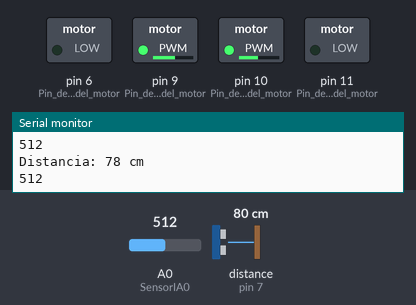
This sketch was run on a simulated Arduino Uno, built with avr-gcc and run on an emulated ATmega328P. On the bench: switched loads named in the sketch (green lamp = pin HIGH), the last lines printed to the serial monitor. Wiring (inferred from the names in the program): ultrasonic range finder: trigger pin 8; echo pin 7. Inputs (shaded band) come from the test bench; at power-on: distance to the obstacle (sensor on pin 7) 80 cm, A0 (SensorIA0) = 512. The echo pulse lasts 58.3 µs per cm; pins used as bus, display or sensor lines are not drawn.

Above: at 6.2 s.
6.3 s: distance to the obstacle (sensor on pin 7) set to 22 cm
7.8 s: distance to the obstacle (sensor on pin 7) set to 19 cm
At 8.5 s:
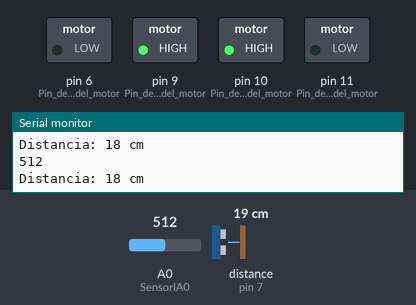
9.3 s: A0 (SensorIA0) set to 218
12.3 s: A0 (SensorIA0) set to 187
At 13.4 s:
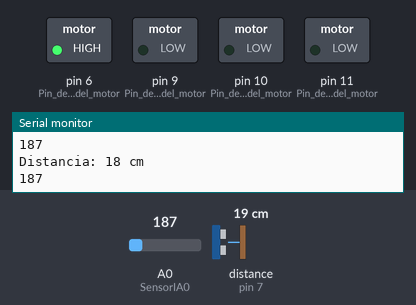
13.8 s: A0 (SensorIA0) set to 210
At 14.4 s:
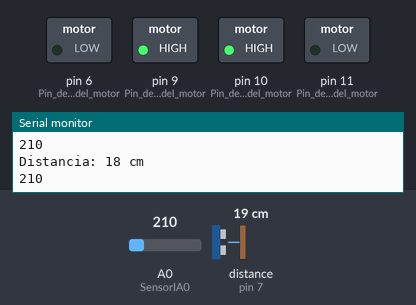
15.4 s: A0 (SensorIA0) set to 190
At 16.0 s:
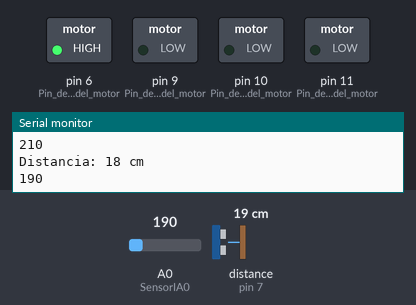
Timing chart, 0 to 17.9 s (numbered marks = the images above; inputs shaded):
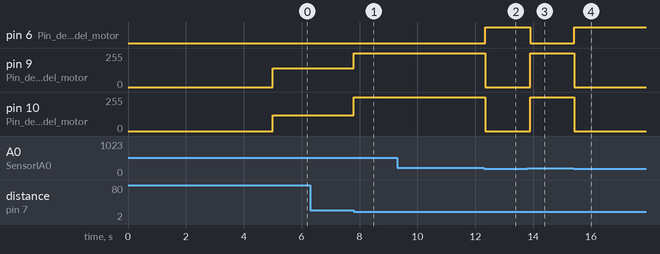

The sketch:

SumoBot.ino
```cpp
#define TRIGGER_PIN  8
#define ECHO_PIN     7

void setup() {
  Serial.begin(9600);
  pinMode(TRIGGER_PIN, OUTPUT);
  pinMode(ECHO_PIN, INPUT);
  pinMode(6, OUTPUT); // Pin de control del motor 1
  pinMode(9, OUTPUT); // Pin de control del motor 2
  pinMode(10, OUTPUT); // Pin de control del motor 3
  pinMode(11, OUTPUT); // Pin de control del motor 4
  delay(5000);
}

void loop() {
  long duracion;
  int distancia;
  int valorLinea = SensorIA0(); // Leer el valor del sensor de línea

  digitalWrite(TRIGGER_PIN, LOW);
  delayMicroseconds(2);
  digitalWrite(TRIGGER_PIN, HIGH);
  delayMicroseconds(10);
  digitalWrite(TRIGGER_PIN, LOW);

  duracion = pulseIn(ECHO_PIN, HIGH);
  distancia = duracion * 0.034 / 2;

  Serial.print("Distancia: ");
  Serial.print(distancia);
  Serial.println(" cm");
  Serial.println(valorLinea);

  if (valorLinea > 1 && valorLinea< 200) { // Si detecta una línea, retroceder
    girarRotaciones(1);
  } else if (distancia <20) { // Si detecta un objeto cerca, avanzar con toda potencia
    avanzar();
  } else { // Si no detecta línea ni objeto cerca, girar
    girarLoco();
  }
  delay(50);
}
void retrocederRotaciones(int rotaciones) {
  int pasos = 400*rotaciones;

  // Retroceder la cantidad de pasos calculada
  for(int i = 0; i < pasos; i++) {
    retroceder();
    delay(1); // Retardo entre cada paso, ajusta según sea necesario
  }
}
void girarRotaciones(int rotaciones) {
  int pasos = 700*rotaciones;

  // Retroceder la cantidad de pasos calculada
  for(int i = 0; i < pasos; i++) {
    girarUno();
    delay(1); // Retardo entre cada paso, ajusta según sea necesario
  }
}

int SensorIA0() {
  int x;
  x = analogRead(A0);
  return x;
}
void avanzar() {
  analogWrite(6, 0);
  analogWrite(9, 255);
  analogWrite(10, 255);
  analogWrite(11, 0);
}
void girarUno(){
  analogWrite(6, 255);
  analogWrite(9, 0);
  analogWrite(10, 0);
  analogWrite(11, 0);
}
void girar() {
  analogWrite(6, 255);
  analogWrite(9, 0);
  analogWrite(10, 255);
  analogWrite(11, 0);
}
void girarLoco(){
  analogWrite(6, 0);
  analogWrite(9, 140);
  analogWrite(10, 120);
  analogWrite(11, 0);
}
void retroceder(){
  analogWrite(6, 150);
  analogWrite(9, 0);
  analogWrite(10, 0);
  analogWrite(11, 150);
}
```

Measured:
- the behaviour switches between 21 and 20 cm on distance to the obstacle (sensor on pin 7) (found by bisection; images 0 and 1)
- the behaviour switches between 200 and 199 on A0 (SensorIA0) (found by bisection; images 1 and 2)
- after the input at 7.8 s, pin 9 (Pin_de_control_del_motor): 140/255 → 255/255 at once; pin 10 (Pin_de_control_del_motor): 120/255 → 255/255 at once
- after the input at 12.3 s, pin 6 (Pin_de_control_del_motor): LOW → HIGH after 0.05 s; pin 9 (Pin_de_control_del_motor), pin 10 (Pin_de_control_del_motor): 255/255 → 0/255 after 0.05 s
- after the input at 13.8 s, pin 6 (Pin_de_control_del_motor): HIGH → LOW after 0.11 s; pin 9 (Pin_de_control_del_motor), pin 10 (Pin_de_control_del_motor): 0/255 → 255/255 after 0.11 s
- after the input at 15.4 s, pin 6 (Pin_de_control_del_motor): LOW → HIGH at once; pin 9 (Pin_de_control_del_motor), pin 10 (Pin_de_control_del_motor): 255/255 → 0/255 at once
